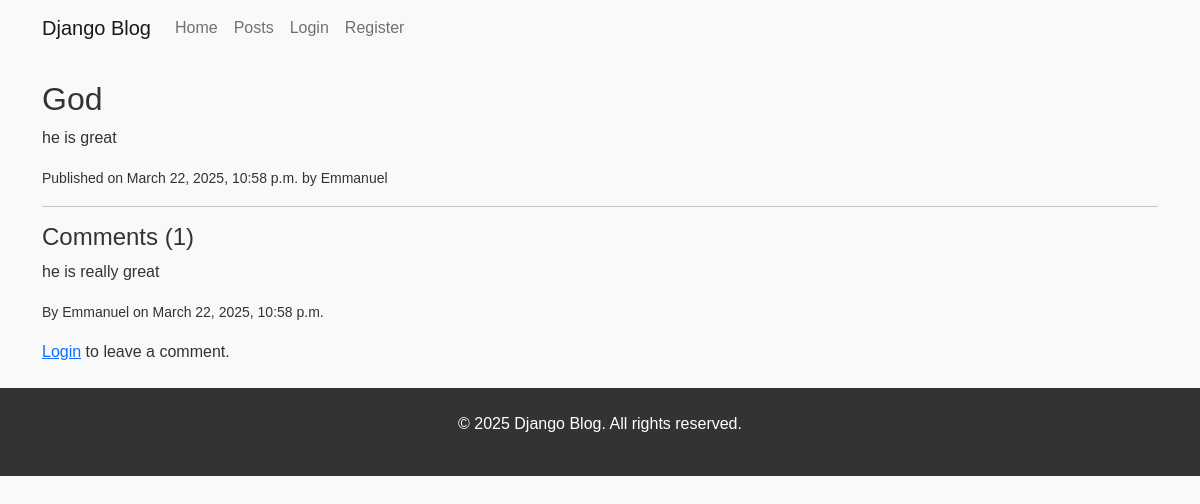
Page /blog/post/1/ on the committed database.
### blog/models.py (models this page shows, shortened)
class Post(models.Model):
    title = models.CharField(max_length=200)
    content = models.TextField()
    published_date = models.DateTimeField(auto_now_add=True)
    author = models.ForeignKey(User, on_delete=models.CASCADE)
    tags = models.ManyToManyField(Tag, related_name='posts', blank=True)  # Many-to-Many relationship with Tag
    class Meta:
        ordering = ['-published_date']  # Display latest posts first

class Comment(models.Model):
    post = models.ForeignKey(Post, on_delete=models.CASCADE, related_name='comments')
    author = models.ForeignKey(User, on_delete=models.CASCADE)
    content = models.TextField()
    created_at = models.DateTimeField(auto_now_add=True)
    updated_at = models.DateTimeField(auto_now=True)
    class Meta:
        ordering = ['-created_at']  # Display latest comments first

### blog/views.py (the view)
# urls.py: path('post/<int:post_id>/', views.post_detail, name='post_detail'),
def post_detail(request, post_id):
    post = get_object_or_404(Post, id=post_id)
    comments = post.comments.all()
    if request.method == 'POST' and request.user.is_authenticated:
        form = CommentForm(request.POST)
        if form.is_valid():
            comment = form.save(commit=False)
            comment.post = post
            comment.author = request.user
            comment.save()
            messages.success(request, "Comment added successfully!")
            return redirect('post_detail', post_id=post.id)
    else:
        form = CommentForm()
    return render(request, 'blog/post_detail.html', {
        'post': post,
        'comments': comments,
        'form': form
    })

### blog/templates/blog/post_detail.html (shortened to what this page needs)
{% extends 'blog/base.html' %}
{% block content %}
<h2>{{ post.title }}</h2>
<p>{{ post.content }}</p>
<p><small>Published on {{ post.published_date }} by {{ post.author }}</small></p>
<hr>
<h4>Comments ({{ comments.count }})</h4>
{% for comment in comments %}
    <div class="mb-3">
        <p>{{ comment.content }}</p>
        <small>By {{ comment.author }} on {{ comment.created_at }}</small>
    </div>
{% empty %}
    <p>No comments yet. Be the first to comment!</p>
{% endfor %}
{% if user.is_authenticated %}
    <h5>Leave a Comment:</h5>
    <form method="post">
        {% csrf_token %}
        {{ form.as_p }}
        <button type="submit" class="btn btn-primary">Add Comment</button>
    </form>
{% else %}
    <p><a href="{% url 'blog:login' %}">Login</a> to leave a comment.</p>
{% endif %}
{% endblock %}

### blog/static/css/styles.css (style rules this page uses)
* { margin: 0; padding: 0; box-sizing: border-box; }
body { font-family: Arial, sans-serif; background-color: #f9f9f9; color: #333; }

### rows in the picture
Post: title "God", content "he is great", published_date "March 22, 2025, 10:58 p.m.", author "Emmanuel", count "1"
Comment: content "he is really great", author "Emmanuel", created_at "March 22, 2025, 10:58 p.m."
